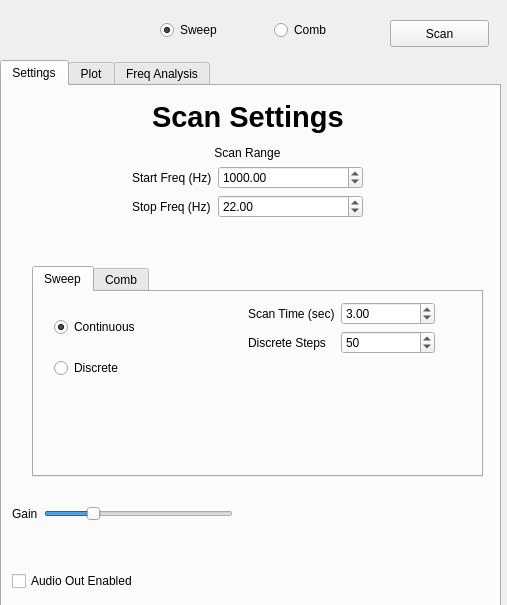
<?xml version="1.0" encoding="UTF-8"?>
<ui version="4.0">
 <class>Dialog</class>
 <widget class="QDialog" name="Dialog">
  <property name="geometry">
   <rect>
    <x>0</x>
    <y>0</y>
    <width>507</width>
    <height>605</height>
   </rect>
  </property>
  <property name="windowTitle">
   <string>Dialog</string>
  </property>
  <widget class="QTabWidget" name="tabWidget">
   <property name="geometry">
    <rect>
     <x>0</x>
     <y>60</y>
     <width>501</width>
     <height>551</height>
    </rect>
   </property>
   <property name="currentIndex">
    <number>0</number>
   </property>
   <widget class="QWidget" name="settings_tab">
    <attribute name="title">
     <string>Settings</string>
    </attribute>
    <widget class="QWidget" name="formLayoutWidget">
     <property name="geometry">
      <rect>
       <x>130</x>
       <y>60</y>
       <width>231</width>
       <height>101</height>
      </rect>
     </property>
     <layout class="QFormLayout" name="formLayout">
      <property name="fieldGrowthPolicy">
       <enum>QFormLayout::AllNonFixedFieldsGrow</enum>
      </property>
      <item row="1" column="0" colspan="2">
       <widget class="QLabel" name="label_7">
        <property name="text">
         <string>Scan Range</string>
        </property>
        <property name="alignment">
         <set>Qt::AlignCenter</set>
        </property>
       </widget>
      </item>
      <item row="2" column="1">
       <widget class="QDoubleSpinBox" name="startFreq_box">
        <property name="minimum">
         <double>10.000000000000000</double>
        </property>
        <property name="maximum">
         <double>19999.990000000001601</double>
        </property>
        <property name="value">
         <double>1000.000000000000000</double>
        </property>
       </widget>
      </item>
      <item row="3" column="0">
       <widget class="QLabel" name="label_2">
        <property name="text">
         <string>Stop Freq (Hz)</string>
        </property>
       </widget>
      </item>
      <item row="3" column="1">
       <widget class="QDoubleSpinBox" name="stopFreq_box">
        <property name="minimum">
         <double>10.000000000000000</double>
        </property>
        <property name="maximum">
         <double>20000.000000000000000</double>
        </property>
        <property name="value">
         <double>22.000000000000000</double>
        </property>
       </widget>
      </item>
      <item row="2" column="0">
       <widget class="QLabel" name="label">
        <property name="text">
         <string>Start Freq (Hz)</string>
        </property>
       </widget>
      </item>
     </layout>
    </widget>
    <widget class="QLabel" name="label_4">
     <property name="geometry">
      <rect>
       <x>150</x>
       <y>10</y>
       <width>191</width>
       <height>41</height>
      </rect>
     </property>
     <property name="font">
      <font>
       <pointsize>22</pointsize>
       <weight>75</weight>
       <italic>false</italic>
       <bold>true</bold>
      </font>
     </property>
     <property name="text">
      <string>Scan Settings</string>
     </property>
     <property name="scaledContents">
      <bool>false</bool>
     </property>
    </widget>
    <widget class="QWidget" name="verticalLayoutWidget_2">
     <property name="geometry">
      <rect>
       <x>10</x>
       <y>470</y>
       <width>231</width>
       <height>51</height>
      </rect>
     </property>
     <layout class="QVBoxLayout" name="verticalLayout">
      <item>
       <widget class="QCheckBox" name="checkBox_audioOutEnabled">
        <property name="text">
         <string>Audio Out Enabled</string>
        </property>
       </widget>
      </item>
     </layout>
    </widget>
    <widget class="QTabWidget" name="tabWidget_3">
     <property name="geometry">
      <rect>
       <x>30</x>
       <y>180</y>
       <width>451</width>
       <height>211</height>
      </rect>
     </property>
     <property name="currentIndex">
      <number>0</number>
     </property>
     <widget class="QWidget" name="tab">
      <attribute name="title">
       <string>Sweep</string>
      </attribute>
      <widget class="QWidget" name="horizontalLayoutWidget">
       <property name="geometry">
        <rect>
         <x>20</x>
         <y>10</y>
         <width>381</width>
         <height>91</height>
        </rect>
       </property>
       <layout class="QHBoxLayout" name="horizontalLayout">
        <item>
         <layout class="QVBoxLayout" name="verticalLayout_2">
          <item>
           <widget class="QRadioButton" name="radio_contSweep">
            <property name="text">
             <string>Continuous</string>
            </property>
            <property name="checked">
             <bool>true</bool>
            </property>
           </widget>
          </item>
          <item>
           <widget class="QRadioButton" name="radio_discSweep">
            <property name="text">
             <string>Discrete</string>
            </property>
           </widget>
          </item>
         </layout>
        </item>
        <item>
         <layout class="QFormLayout" name="formLayout_3">
          <property name="fieldGrowthPolicy">
           <enum>QFormLayout::AllNonFixedFieldsGrow</enum>
          </property>
          <item row="0" column="0">
           <widget class="QLabel" name="label_3">
            <property name="text">
             <string>Scan Time (sec)</string>
            </property>
           </widget>
          </item>
          <item row="0" column="1">
           <widget class="QDoubleSpinBox" name="scanTime_box">
            <property name="minimum">
             <double>0.010000000000000</double>
            </property>
            <property name="value">
             <double>3.000000000000000</double>
            </property>
           </widget>
          </item>
          <item row="1" column="1">
           <widget class="QSpinBox" name="discScanSteps_box">
            <property name="maximum">
             <number>9999</number>
            </property>
            <property name="value">
             <number>50</number>
            </property>
           </widget>
          </item>
          <item row="1" column="0">
           <widget class="QLabel" name="label_9">
            <property name="text">
             <string>Discrete Steps</string>
            </property>
           </widget>
          </item>
         </layout>
        </item>
       </layout>
      </widget>
     </widget>
     <widget class="QWidget" name="tab_2">
      <attribute name="title">
       <string>Comb</string>
      </attribute>
      <widget class="QWidget" name="verticalLayoutWidget_5">
       <property name="geometry">
        <rect>
         <x>20</x>
         <y>10</y>
         <width>160</width>
         <height>91</height>
        </rect>
       </property>
       <layout class="QVBoxLayout" name="verticalLayout_3">
        <item>
         <widget class="QRadioButton" name="radio_randomPhase">
          <property name="text">
           <string>Random Phase</string>
          </property>
          <property name="checked">
           <bool>true</bool>
          </property>
         </widget>
        </item>
        <item>
         <widget class="QRadioButton" name="radio_fixedPhase">
          <property name="text">
           <string>Fixed Phase</string>
          </property>
         </widget>
        </item>
       </layout>
      </widget>
      <widget class="QWidget" name="formLayoutWidget_4">
       <property name="geometry">
        <rect>
         <x>190</x>
         <y>10</y>
         <width>251</width>
         <height>161</height>
        </rect>
       </property>
       <layout class="QFormLayout" name="formLayout_4">
        <property name="fieldGrowthPolicy">
         <enum>QFormLayout::AllNonFixedFieldsGrow</enum>
        </property>
        <item row="0" column="0">
         <widget class="QLabel" name="label_8">
          <property name="text">
           <string># Comb Modes</string>
          </property>
         </widget>
        </item>
        <item row="0" column="1">
         <widget class="QSpinBox" name="combNumModes_box">
          <property name="minimum">
           <number>5</number>
          </property>
          <property name="maximum">
           <number>99999</number>
          </property>
          <property name="value">
           <number>500</number>
          </property>
         </widget>
        </item>
        <item row="2" column="0" colspan="2">
         <widget class="QTextBrowser" name="combStatusBox"/>
        </item>
        <item row="1" column="0">
         <widget class="QLabel" name="label_10">
          <property name="text">
           <string># Cycles</string>
          </property>
         </widget>
        </item>
        <item row="1" column="1">
         <widget class="QSpinBox" name="combNumCycles_box">
          <property name="minimum">
           <number>1</number>
          </property>
          <property name="maximum">
           <number>9999</number>
          </property>
          <property name="value">
           <number>10</number>
          </property>
         </widget>
        </item>
       </layout>
      </widget>
     </widget>
    </widget>
    <widget class="QWidget" name="formLayoutWidget_5">
     <property name="geometry">
      <rect>
       <x>10</x>
       <y>420</y>
       <width>221</width>
       <height>41</height>
      </rect>
     </property>
     <layout class="QFormLayout" name="formLayout_5">
      <item row="0" column="1">
       <widget class="QSlider" name="gainSlider">
        <property name="minimum">
         <number>1</number>
        </property>
        <property name="maximum">
         <number>100</number>
        </property>
        <property name="value">
         <number>25</number>
        </property>
        <property name="orientation">
         <enum>Qt::Horizontal</enum>
        </property>
       </widget>
      </item>
      <item row="0" column="0">
       <widget class="QLabel" name="label_5">
        <property name="text">
         <string>Gain</string>
        </property>
       </widget>
      </item>
     </layout>
    </widget>
   </widget>
   <widget class="QWidget" name="plot_tab">
    <attribute name="title">
     <string>Plot</string>
    </attribute>
    <widget class="QWidget" name="verticalLayoutWidget">
     <property name="geometry">
      <rect>
       <x>9</x>
       <y>9</y>
       <width>481</width>
       <height>501</height>
      </rect>
     </property>
     <layout class="QVBoxLayout" name="plot_layout"/>
    </widget>
   </widget>
   <widget class="QWidget" name="tab_3">
    <attribute name="title">
     <string>Freq Analysis</string>
    </attribute>
    <widget class="QComboBox" name="analysisMethod_box">
     <property name="geometry">
      <rect>
       <x>20</x>
       <y>20</y>
       <width>171</width>
       <height>27</height>
      </rect>
     </property>
     <item>
      <property name="text">
       <string>FFT</string>
      </property>
     </item>
     <item>
      <property name="text">
       <string>Wavelet</string>
      </property>
     </item>
    </widget>
    <widget class="QTabWidget" name="tabWidget_2">
     <property name="geometry">
      <rect>
       <x>210</x>
       <y>20</y>
       <width>281</width>
       <height>121</height>
      </rect>
     </property>
     <property name="currentIndex">
      <number>1</number>
     </property>
     <widget class="QWidget" name="tab_5">
      <attribute name="title">
       <string>FFT</string>
      </attribute>
      <widget class="QWidget" name="verticalLayoutWidget_6">
       <property name="geometry">
        <rect>
         <x>20</x>
         <y>10</y>
         <width>131</width>
         <height>61</height>
        </rect>
       </property>
       <layout class="QVBoxLayout" name="verticalLayout_4">
        <item>
         <widget class="QRadioButton" name="radioButton">
          <property name="text">
           <string>Amplitude</string>
          </property>
          <property name="checked">
           <bool>true</bool>
          </property>
         </widget>
        </item>
        <item>
         <widget class="QRadioButton" name="radioButton_2">
          <property name="text">
           <string>Phase</string>
          </property>
         </widget>
        </item>
       </layout>
      </widget>
     </widget>
     <widget class="QWidget" name="tab_4">
      <attribute name="title">
       <string>Wavelet Options</string>
      </attribute>
      <widget class="QWidget" name="formLayoutWidget_2">
       <property name="geometry">
        <rect>
         <x>10</x>
         <y>10</y>
         <width>251</width>
         <height>81</height>
        </rect>
       </property>
       <layout class="QFormLayout" name="formLayout_2">
        <item row="1" column="0">
         <widget class="QLabel" name="label_6">
          <property name="text">
           <string># of Wavelets</string>
          </property>
         </widget>
        </item>
        <item row="1" column="1">
         <widget class="QSpinBox" name="numWavelets_box">
          <property name="minimum">
           <number>5</number>
          </property>
          <property name="maximum">
           <number>9999</number>
          </property>
          <property name="value">
           <number>50</number>
          </property>
         </widget>
        </item>
        <item row="0" column="0">
         <spacer name="horizontalSpacer">
          <property name="orientation">
           <enum>Qt::Horizontal</enum>
          </property>
          <property name="sizeHint" stdset="0">
           <size>
            <width>40</width>
            <height>20</height>
           </size>
          </property>
         </spacer>
        </item>
        <item row="2" column="0">
         <spacer name="horizontalSpacer_2">
          <property name="orientation">
           <enum>Qt::Horizontal</enum>
          </property>
          <property name="sizeHint" stdset="0">
           <size>
            <width>40</width>
            <height>20</height>
           </size>
          </property>
         </spacer>
        </item>
       </layout>
      </widget>
     </widget>
    </widget>
    <widget class="QPushButton" name="analysisButton">
     <property name="geometry">
      <rect>
       <x>50</x>
       <y>60</y>
       <width>99</width>
       <height>27</height>
      </rect>
     </property>
     <property name="text">
      <string>Analyze</string>
     </property>
    </widget>
    <widget class="QWidget" name="verticalLayoutWidget_3">
     <property name="geometry">
      <rect>
       <x>9</x>
       <y>139</y>
       <width>481</width>
       <height>371</height>
      </rect>
     </property>
     <layout class="QVBoxLayout" name="fa_plotLayout"/>
    </widget>
    <widget class="QProgressBar" name="fa_progressBar">
     <property name="geometry">
      <rect>
       <x>20</x>
       <y>100</y>
       <width>171</width>
       <height>23</height>
      </rect>
     </property>
     <property name="value">
      <number>0</number>
     </property>
    </widget>
   </widget>
  </widget>
  <widget class="QPushButton" name="scanButton">
   <property name="geometry">
    <rect>
     <x>390</x>
     <y>20</y>
     <width>99</width>
     <height>27</height>
    </rect>
   </property>
   <property name="text">
    <string>Scan</string>
   </property>
  </widget>
  <widget class="QWidget" name="horizontalLayoutWidget_2">
   <property name="geometry">
    <rect>
     <x>160</x>
     <y>10</y>
     <width>221</width>
     <height>41</height>
    </rect>
   </property>
   <layout class="QHBoxLayout" name="horizontalLayout_2">
    <item>
     <widget class="QRadioButton" name="radio_sweepScan">
      <property name="text">
       <string>Sweep</string>
      </property>
      <property name="checked">
       <bool>true</bool>
      </property>
     </widget>
    </item>
    <item>
     <widget class="QRadioButton" name="radio_combScan">
      <property name="text">
       <string>Comb</string>
      </property>
     </widget>
    </item>
   </layout>
  </widget>
 </widget>
 <resources/>
 <connections/>
</ui>
